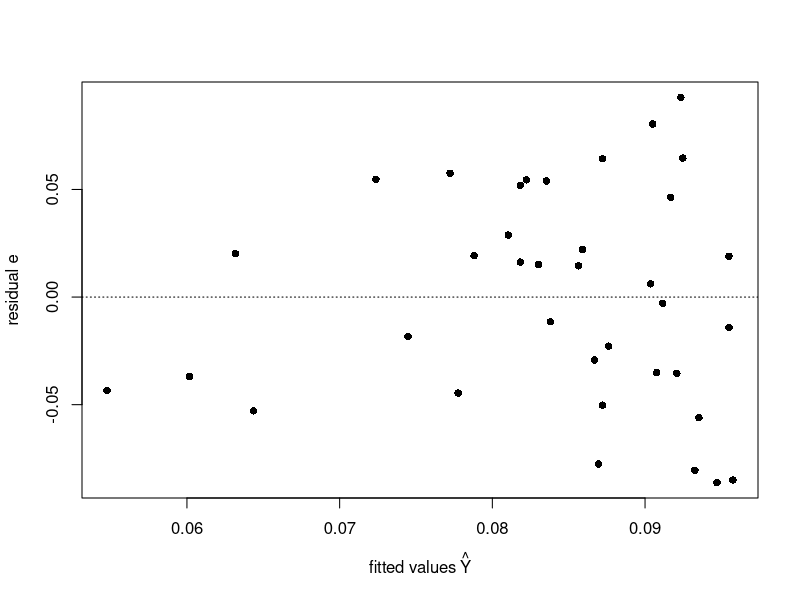
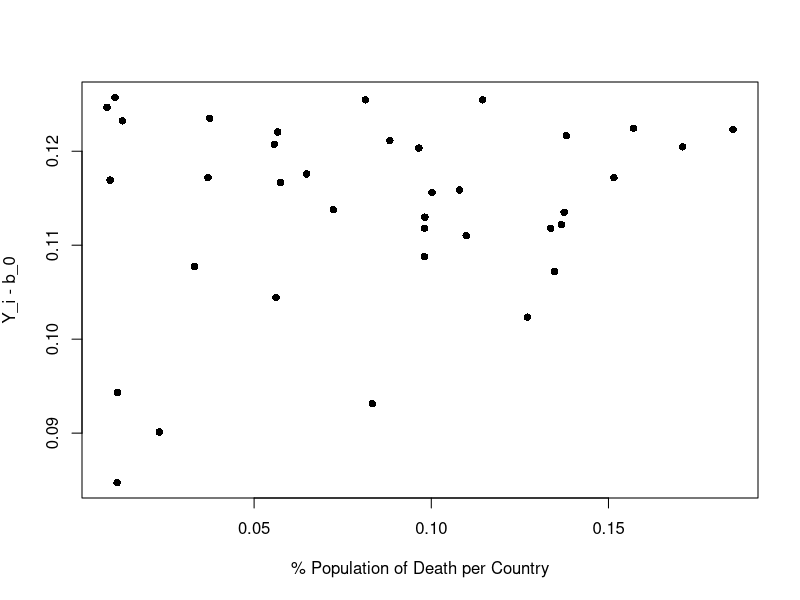
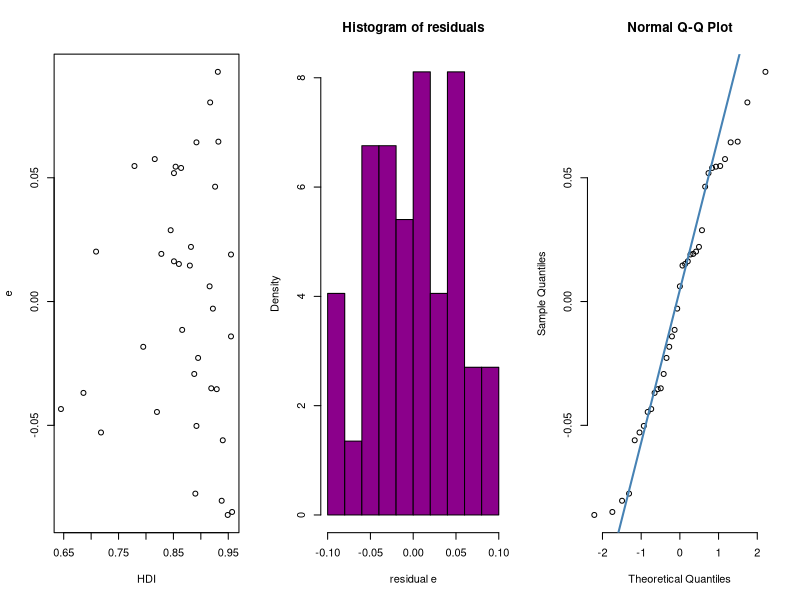
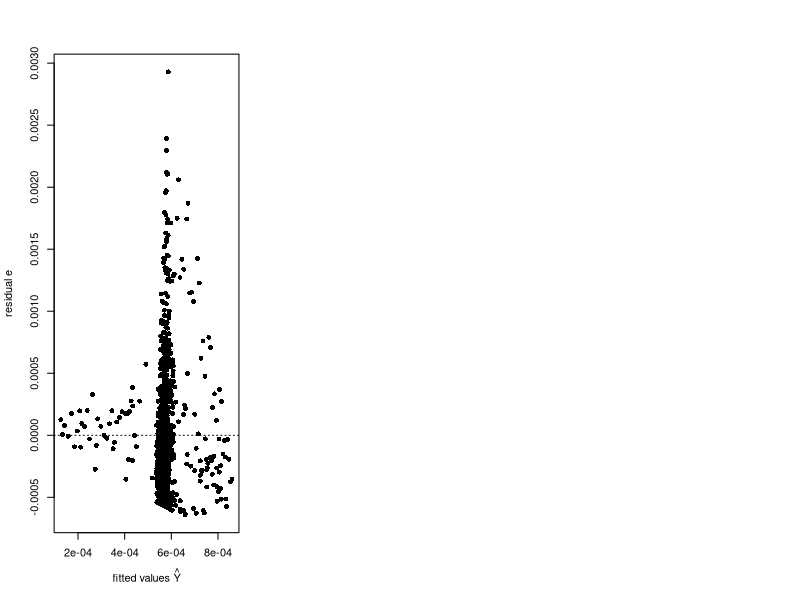
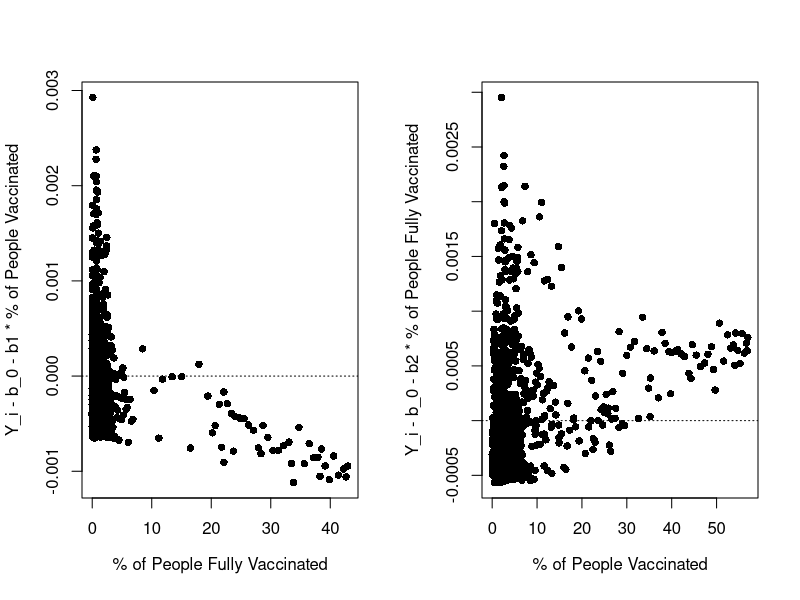
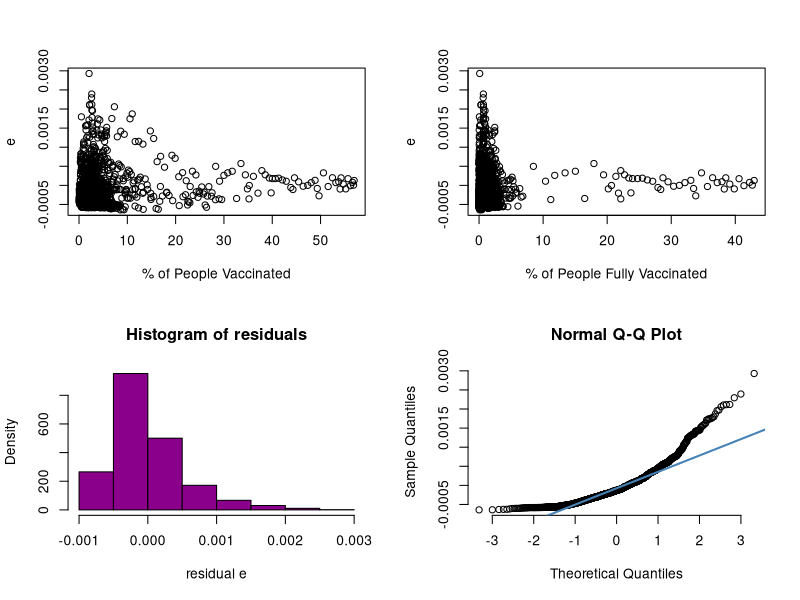
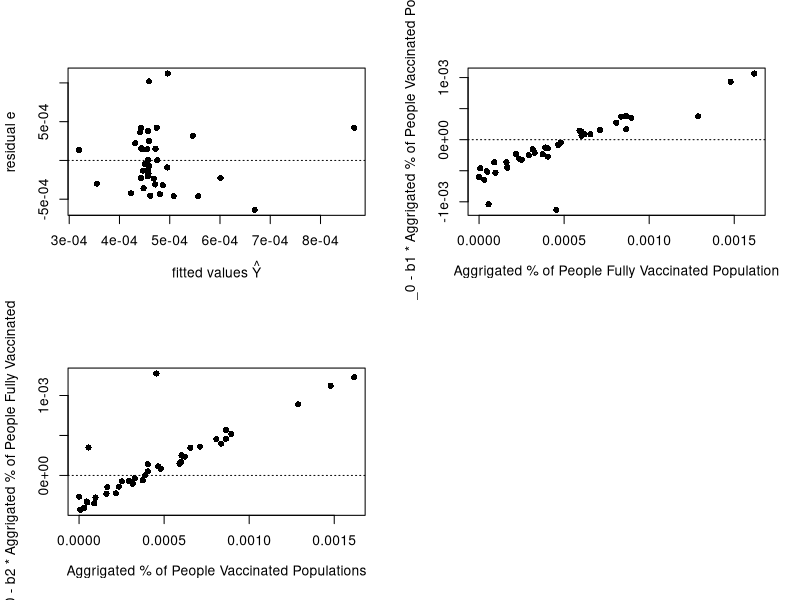
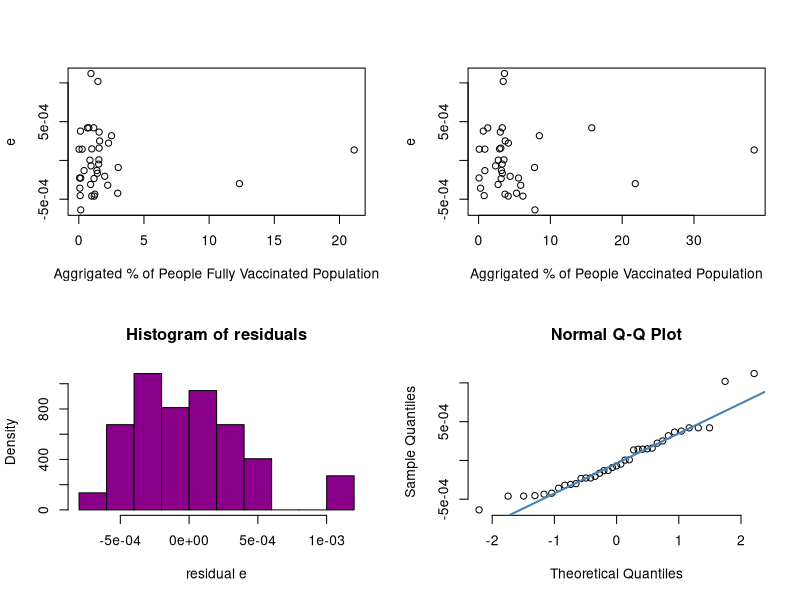

R code for these plots, in order:
## ---- chunk 1
knitr::opts_chunk$set(echo = TRUE)
## ---- chunk 2
covid <- read.csv(file = 'covid.csv')
## ---- chunk 3

covid_new = read.csv(file='covid_new.csv')

agg_pop_death_percentage = aggregate(
    x = covid_new$percentage_total_deaths, 
    by = list(covid_new$location), 
    FUN = mean
  )

agg_hdi = aggregate(
    x = covid_new$human_development_index, 
    by = list(covid_new$location), 
    FUN = mean
  )
## ---- chunk 4

pop_death_per_country <- agg_pop_death_percentage$x
hdi <- agg_hdi$x

linmod <- lm(pop_death_per_country~hdi)
b0 <- linmod$coef[1]
b1 <- linmod$coef[2]

Yhat <- linmod$fitted.values
e <- resid(linmod)
plot(Yhat,e, xlab = expression('fitted values' ~ hat(Y)),ylab="residual e", pch = 16)
abline(h = 0, lty = 3)
## ---- chunk 5
Y1 <- linmod$fitted.values - b0
e <- resid(linmod)
plot(pop_death_per_country, Y1, xlab ="% Population of Death per Country" ,ylab=expression('Y_i - b_0'), pch = 16)
abline(h = 0, lty = 3)
## ---- chunk 6
e <- resid(linmod)
par(mfrow=c(1,3))
plot(hdi, e, xlab="HDI")
hist(e, main="Histogram of residuals", xlab="residual e", col="darkmagenta", freq=FALSE)
qqnorm(e, pch = 1, frame = FALSE)
qqline(e, col = "steelblue", lwd = 2)
## ---- chunk 7
linmod2 <- lm(covid_new$perecentage_new_deaths ~ covid_new$percentage_vaccinated + covid_new$percentage_fully_vaccinated)
b0 <- linmod2$coef[1]
b1 <- linmod2$coef[2]
b2 <- linmod2$coef[3]

Yhat <- linmod2$fitted.values
e <- resid(linmod2)
plot(Yhat,e, xlab = expression('fitted values' ~ hat(Y)),ylab="residual e", pch = 16)
abline(h = 0, lty = 3)
## ---- chunk 8
Y1 <- covid_new$perecentage_new_deaths - b0 - b1*covid_new$percentage_vaccinated
e <- resid(linmod2)
par(mfrow=c(1,2))
plot(covid_new$percentage_fully_vaccinated,Y1, xlab = expression('% of People Fully Vaccinated'),ylab='Y_i - b_0 - b1 * % of People Vaccinated', pch = 16)
abline(h = 0, lty = 3)
Y2 <- covid_new$perecentage_new_deaths - b0 - b2*covid_new$percentage_fully_vaccinated
plot(covid_new$percentage_vaccinated, Y2, xlab = expression('% of People Vaccinated'),ylab='Y_i - b_0 - b2 * % of People Fully Vaccinated', pch = 16)
abline(h = 0, lty = 3)
## ---- chunk 9
e <- resid(linmod2)
par(mfrow=c(2,2))
plot(covid_new$percentage_vaccinated, e, xlab="% of People Vaccinated")
plot(covid_new$percentage_fully_vaccinated, e, xlab="% of People Fully Vaccinated")
hist(e, main="Histogram of residuals", xlab="residual e", col="darkmagenta", freq=FALSE)
qqnorm(e, pch = 1, frame = FALSE)
qqline(e, col = "steelblue", lwd = 2)
## ---- chunk 10
agg_new_deaths <- aggregate(covid_new$perecentage_new_deaths, by=list(covid_new$location), mean)$x
agg_fully_vaccinated_population <- aggregate(covid_new$percentage_fully_vaccinated, by=list(covid_new$location), mean)$x
agg_vaccinated_populations <- aggregate(covid_new$percentage_vaccinated, by=list(covid_new$location), mean)$x

linmod.2 <- lm(agg_new_deaths ~ agg_vaccinated_populations + agg_fully_vaccinated_population)
b0 <- linmod.2$coef[1]
b1 <- linmod.2$coef[2]
b2 <- linmod.2$coef[3]

Yhat <- linmod.2$fitted.values
e <- resid(linmod.2)
plot(Yhat,e, xlab = expression('fitted values' ~ hat(Y)),ylab="residual e", pch = 16)
abline(h = 0, lty = 3)
## ---- chunk 11
Y1 <- agg_new_deaths - b0 - b1*agg_vaccinated_populations
e <- resid(linmod2)
plot(agg_new_deaths,Y1, xlab = expression('Aggrigated % of People Fully Vaccinated Population'),ylab='Y_i - b_0 - b1 * Aggrigated % of People Vaccinated Populations', pch = 16)
abline(h = 0, lty = 3)
Y2 <- agg_new_deaths - b0 - b2*agg_fully_vaccinated_population
plot(agg_new_deaths, Y2, xlab = expression('Aggrigated % of People Vaccinated Populations'),ylab='Y_i - b_0 - b2 * Aggrigated % of People Fully Vaccinated Population', pch = 16)
abline(h = 0, lty = 3)
## ---- chunk 12
e <- resid(linmod.2)
par(mfrow=c(2,2))
plot(agg_fully_vaccinated_population, e, xlab="Aggrigated % of People Fully Vaccinated Population")
plot(agg_vaccinated_populations, e, xlab="Aggrigated % of People Vaccinated Population")
hist(e, main="Histogram of residuals", xlab="residual e", col="darkmagenta", freq=FALSE)
qqnorm(e, pch = 1, frame = FALSE)
qqline(e, col = "steelblue", lwd = 2)
